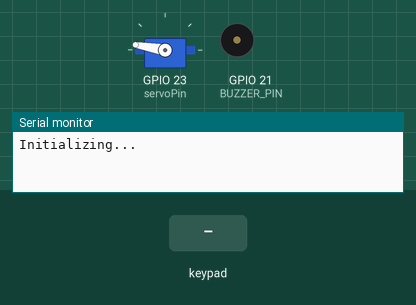
This sketch was run on a simulated ESP32. On the bench: servo, buzzer (waves = sounding, pin HIGH), the last lines printed to the serial monitor. The test bench sets the inputs (shaded band).

Above: at 1.2 s.
1.3 s: keypad keys 0 0 0 0 pressed 0.4 s apart
At 3.7 s:
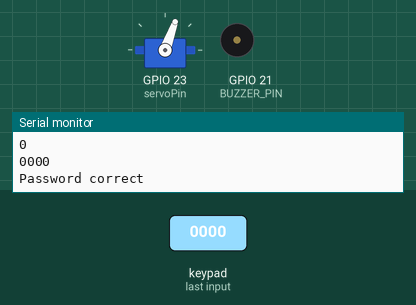
5.9 s: key '*' pressed
7.4 s: key '#' pressed
8.9 s: keypad keys 0 0 0 0 # pressed 0.4 s apart
12.4 s: key 'A' pressed
13.9 s: keypad keys 0 0 0 0 D pressed 0.4 s apart
At 18.5 s:
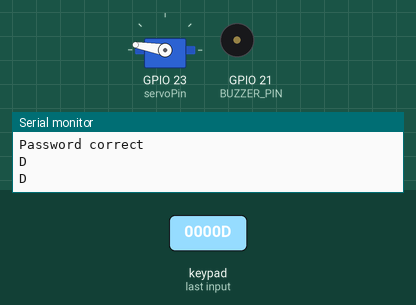
Timing chart, 0 to 19.7 s (numbered marks = the images above; inputs shaded):
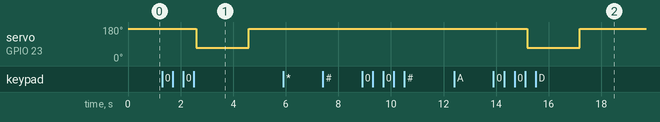

The sketch:

door_lock_4x4.ino
```cpp
#include <Keypad.h>
#include <ESP32Servo.h>


const String PASSWORD1 = String("0000");
const byte PASSWORD_MAX_LEN = 10;

const byte SERVO_CLOSE_ANGLE = 170;
const byte SERVO_OPEN_ANGLE = 70;
const byte BUZZER_PIN = 21;
static const int servoPin = 23;


String inputPassword = String("");


const byte ROWS = 4;
const byte COLS = 4;
char keys[ROWS][COLS] = {
  { '1', '4', '7', '*' },
  { '2', '5', '8', '0' },
  { '3', '6', '9', '#' },
  { 'A', 'B', 'C', 'D' }
};
byte rowPins[4] = { 13, 12, 14, 27 };
byte colPins[4] = { 26, 25, 33, 32 };
Keypad keypad = Keypad(makeKeymap(keys), rowPins, colPins, ROWS, COLS);

Servo servo1;

void buzzerOn() {
  pinMode(BUZZER_PIN, OUTPUT);
  digitalWrite(BUZZER_PIN, LOW);
}

void buzzerOff(){
  pinMode(BUZZER_PIN, INPUT);
  digitalWrite(BUZZER_PIN, HIGH);
}

void setup() {
  buzzerOff();
  servo1.attach(servoPin);
  servo1.write(SERVO_CLOSE_ANGLE);

  Serial.begin(9600);
  while (!Serial) {
    delay(20);  // wait for serial port to connect. Needed for native USB port only
  }
  Serial.println("\n\nInitializing...");
}

void loop() {
  char key = keypad.getKey();
  if (key) {
    Serial.println(key);
    buzzerOn();
    delay(80);
    buzzerOff();

    if (key == 'A') {
      inputPassword = String("");
      Serial.println("Password reset");
    } else if (inputPassword.length() < PASSWORD_MAX_LEN) {
      inputPassword += key;
      Serial.println(inputPassword);
      if (inputPassword == PASSWORD1) {
        Serial.println("Password correct");
        inputPassword = String("");
        servo1.write(SERVO_OPEN_ANGLE);
        buzzerOn();
        delay(2000);
        buzzerOff();
        servo1.write(SERVO_CLOSE_ANGLE);
      }
    }
  }
}
```

Measured:
- after the input at 1.3 s, servo on GPIO 23 (servoPin): 170° → 70° after 1.3 s, → 170° 2.0 s later
- after the input at 13.9 s, servo on GPIO 23 (servoPin): 170° → 70° after 1.3 s, → 170° 2.0 s later
